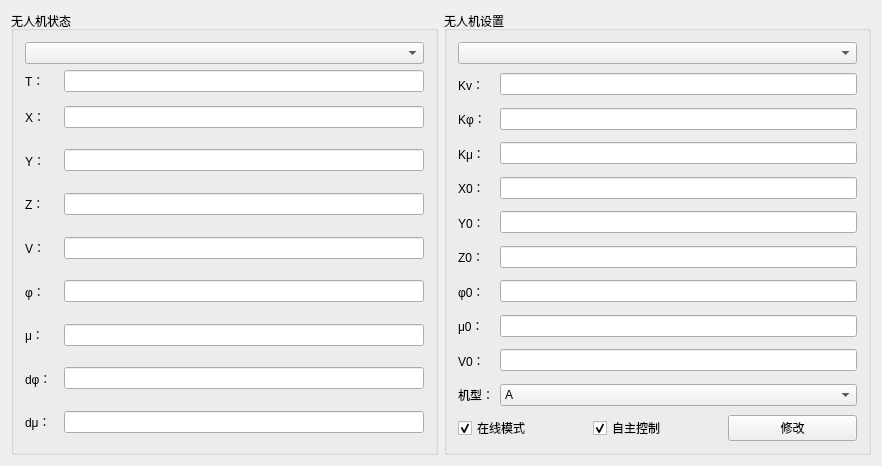
<?xml version="1.0" encoding="UTF-8"?>
<ui version="4.0">
 <class>SimulationWindowClass</class>
 <widget class="QMainWindow" name="SimulationWindowClass">
  <property name="geometry">
   <rect>
    <x>0</x>
    <y>0</y>
    <width>882</width>
    <height>466</height>
   </rect>
  </property>
  <property name="windowTitle">
   <string>无人机仿真</string>
  </property>
  <property name="windowIcon">
   <iconset resource="SimulationWindow.qrc">
    <normaloff>:/SimulationWindow/Resources/airplane.png</normaloff>:/SimulationWindow/Resources/airplane.png</iconset>
  </property>
  <widget class="QWidget" name="centralWidget">
   <layout class="QGridLayout" name="gridLayout" columnstretch="1,1">
    <item row="0" column="0">
     <widget class="QGroupBox" name="stateGroupBox">
      <property name="title">
       <string>无人机状态</string>
      </property>
      <layout class="QGridLayout" name="gridLayout_2">
       <item row="2" column="0">
        <widget class="QLabel" name="label">
         <property name="sizePolicy">
          <sizepolicy hsizetype="Preferred" vsizetype="Expanding">
           <horstretch>0</horstretch>
           <verstretch>0</verstretch>
          </sizepolicy>
         </property>
         <property name="toolTip">
          <string>x坐标(m)</string>
         </property>
         <property name="text">
          <string>X：</string>
         </property>
        </widget>
       </item>
       <item row="5" column="0">
        <widget class="QLabel" name="label_4">
         <property name="sizePolicy">
          <sizepolicy hsizetype="Preferred" vsizetype="Expanding">
           <horstretch>0</horstretch>
           <verstretch>0</verstretch>
          </sizepolicy>
         </property>
         <property name="toolTip">
          <string>速度(m/s)</string>
         </property>
         <property name="text">
          <string>V：</string>
         </property>
        </widget>
       </item>
       <item row="1" column="0">
        <widget class="QLabel" name="label_19">
         <property name="toolTip">
          <string>仿真时间</string>
         </property>
         <property name="text">
          <string>T：</string>
         </property>
        </widget>
       </item>
       <item row="8" column="2">
        <widget class="QLineEdit" name="dphiStateLineEdit">
         <property name="toolTip">
          <string>航向角速度(rad/s)</string>
         </property>
        </widget>
       </item>
       <item row="0" column="0" colspan="3">
        <widget class="QComboBox" name="selectUavStateComboBox"/>
       </item>
       <item row="3" column="0">
        <widget class="QLabel" name="label_2">
         <property name="sizePolicy">
          <sizepolicy hsizetype="Preferred" vsizetype="Expanding">
           <horstretch>0</horstretch>
           <verstretch>0</verstretch>
          </sizepolicy>
         </property>
         <property name="toolTip">
          <string>y坐标(m)</string>
         </property>
         <property name="text">
          <string>Y：</string>
         </property>
        </widget>
       </item>
       <item row="7" column="0">
        <widget class="QLabel" name="label_7">
         <property name="sizePolicy">
          <sizepolicy hsizetype="Preferred" vsizetype="Expanding">
           <horstretch>0</horstretch>
           <verstretch>0</verstretch>
          </sizepolicy>
         </property>
         <property name="toolTip">
          <string>倾斜角(rad)</string>
         </property>
         <property name="text">
          <string>μ：</string>
         </property>
        </widget>
       </item>
       <item row="5" column="2">
        <widget class="QLineEdit" name="vStateLineEdit">
         <property name="toolTip">
          <string>速度(m/s)</string>
         </property>
        </widget>
       </item>
       <item row="4" column="0">
        <widget class="QLabel" name="label_3">
         <property name="sizePolicy">
          <sizepolicy hsizetype="Preferred" vsizetype="Expanding">
           <horstretch>0</horstretch>
           <verstretch>0</verstretch>
          </sizepolicy>
         </property>
         <property name="toolTip">
          <string>高度(m)</string>
         </property>
         <property name="text">
          <string>Z：</string>
         </property>
        </widget>
       </item>
       <item row="8" column="0">
        <widget class="QLabel" name="label_8">
         <property name="sizePolicy">
          <sizepolicy hsizetype="Preferred" vsizetype="Expanding">
           <horstretch>0</horstretch>
           <verstretch>0</verstretch>
          </sizepolicy>
         </property>
         <property name="toolTip">
          <string>航向角速度(rad/s)</string>
         </property>
         <property name="text">
          <string>dφ：</string>
         </property>
        </widget>
       </item>
       <item row="7" column="2">
        <widget class="QLineEdit" name="miuStateLineEdit">
         <property name="toolTip">
          <string>倾斜角(rad)</string>
         </property>
        </widget>
       </item>
       <item row="1" column="2">
        <widget class="QLineEdit" name="timeLineEdit">
         <property name="toolTip">
          <string>仿真时间</string>
         </property>
        </widget>
       </item>
       <item row="6" column="2">
        <widget class="QLineEdit" name="phiStateLineEdit">
         <property name="toolTip">
          <string>航向角(rad)</string>
         </property>
        </widget>
       </item>
       <item row="6" column="0">
        <widget class="QLabel" name="label_6">
         <property name="sizePolicy">
          <sizepolicy hsizetype="Preferred" vsizetype="Expanding">
           <horstretch>0</horstretch>
           <verstretch>0</verstretch>
          </sizepolicy>
         </property>
         <property name="toolTip">
          <string>航向角(rad)</string>
         </property>
         <property name="text">
          <string>φ：</string>
         </property>
        </widget>
       </item>
       <item row="2" column="2">
        <widget class="QLineEdit" name="xStateLineEdit">
         <property name="toolTip">
          <string>x坐标(m)</string>
         </property>
        </widget>
       </item>
       <item row="3" column="2">
        <widget class="QLineEdit" name="yStateLineEdit">
         <property name="toolTip">
          <string>y坐标(m)</string>
         </property>
        </widget>
       </item>
       <item row="4" column="2">
        <widget class="QLineEdit" name="zStateLineEdit">
         <property name="toolTip">
          <string>高度(m)</string>
         </property>
        </widget>
       </item>
       <item row="9" column="0">
        <widget class="QLabel" name="label_20">
         <property name="sizePolicy">
          <sizepolicy hsizetype="Preferred" vsizetype="Expanding">
           <horstretch>0</horstretch>
           <verstretch>0</verstretch>
          </sizepolicy>
         </property>
         <property name="toolTip">
          <string>倾斜角速度(rad/s)</string>
         </property>
         <property name="text">
          <string>dμ：</string>
         </property>
        </widget>
       </item>
       <item row="9" column="2">
        <widget class="QLineEdit" name="dmiuStateLineEdit">
         <property name="toolTip">
          <string>倾斜角速度(rad/s)</string>
         </property>
        </widget>
       </item>
      </layout>
     </widget>
    </item>
    <item row="0" column="1">
     <widget class="QGroupBox" name="settingGroupBox">
      <property name="title">
       <string>无人机设置</string>
      </property>
      <layout class="QGridLayout" name="gridLayout_3" rowstretch="1,0,0,0,0,0,0,0,0,0,0,0">
       <item row="4" column="0">
        <widget class="QLabel" name="label_15">
         <property name="sizePolicy">
          <sizepolicy hsizetype="Preferred" vsizetype="Expanding">
           <horstretch>0</horstretch>
           <verstretch>0</verstretch>
          </sizepolicy>
         </property>
         <property name="toolTip">
          <string>初始x坐标(m)</string>
         </property>
         <property name="text">
          <string>X0：</string>
         </property>
        </widget>
       </item>
       <item row="3" column="1">
        <widget class="QLineEdit" name="kmiuLineEdit">
         <property name="toolTip">
          <string>倾斜角控制系数</string>
         </property>
        </widget>
       </item>
       <item row="6" column="0">
        <widget class="QLabel" name="label_17">
         <property name="sizePolicy">
          <sizepolicy hsizetype="Preferred" vsizetype="Expanding">
           <horstretch>0</horstretch>
           <verstretch>0</verstretch>
          </sizepolicy>
         </property>
         <property name="toolTip">
          <string>初始高度(m)</string>
         </property>
         <property name="text">
          <string>Z0：</string>
         </property>
        </widget>
       </item>
       <item row="7" column="1">
        <widget class="QLineEdit" name="phi0LineEdit">
         <property name="toolTip">
          <string>初始航向角(rad)</string>
         </property>
        </widget>
       </item>
       <item row="2" column="1">
        <widget class="QLineEdit" name="kphiLineEdit">
         <property name="toolTip">
          <string>航向角控制系数</string>
         </property>
        </widget>
       </item>
       <item row="3" column="0">
        <widget class="QLabel" name="label_14">
         <property name="sizePolicy">
          <sizepolicy hsizetype="Preferred" vsizetype="Expanding">
           <horstretch>0</horstretch>
           <verstretch>0</verstretch>
          </sizepolicy>
         </property>
         <property name="toolTip">
          <string>倾斜角控制系数</string>
         </property>
         <property name="text">
          <string>Kμ：</string>
         </property>
        </widget>
       </item>
       <item row="4" column="1">
        <widget class="QLineEdit" name="x0LineEdit">
         <property name="toolTip">
          <string>初始x坐标(m)</string>
         </property>
        </widget>
       </item>
       <item row="10" column="0">
        <widget class="QLabel" name="label_9">
         <property name="sizePolicy">
          <sizepolicy hsizetype="Preferred" vsizetype="Expanding">
           <horstretch>0</horstretch>
           <verstretch>0</verstretch>
          </sizepolicy>
         </property>
         <property name="toolTip">
          <string>初始速度(m/s)</string>
         </property>
         <property name="text">
          <string>机型：</string>
         </property>
        </widget>
       </item>
       <item row="8" column="0">
        <widget class="QLabel" name="label_18">
         <property name="sizePolicy">
          <sizepolicy hsizetype="Preferred" vsizetype="Expanding">
           <horstretch>0</horstretch>
           <verstretch>0</verstretch>
          </sizepolicy>
         </property>
         <property name="toolTip">
          <string>初始倾斜角(rad)</string>
         </property>
         <property name="text">
          <string>μ0：</string>
         </property>
        </widget>
       </item>
       <item row="9" column="1">
        <widget class="QLineEdit" name="v0LineEdit">
         <property name="toolTip">
          <string>初始速度(m/s)</string>
         </property>
        </widget>
       </item>
       <item row="7" column="0">
        <widget class="QLabel" name="label_21">
         <property name="sizePolicy">
          <sizepolicy hsizetype="Preferred" vsizetype="Expanding">
           <horstretch>0</horstretch>
           <verstretch>0</verstretch>
          </sizepolicy>
         </property>
         <property name="toolTip">
          <string>初始航向角(rad)</string>
         </property>
         <property name="text">
          <string>φ0：</string>
         </property>
        </widget>
       </item>
       <item row="1" column="0">
        <widget class="QLabel" name="label_12">
         <property name="sizePolicy">
          <sizepolicy hsizetype="Preferred" vsizetype="Expanding">
           <horstretch>0</horstretch>
           <verstretch>0</verstretch>
          </sizepolicy>
         </property>
         <property name="toolTip">
          <string>速度控制系数</string>
         </property>
         <property name="text">
          <string>Kv：</string>
         </property>
        </widget>
       </item>
       <item row="0" column="0" colspan="2">
        <widget class="QComboBox" name="selectUavSettingComboBox"/>
       </item>
       <item row="2" column="0">
        <widget class="QLabel" name="label_13">
         <property name="sizePolicy">
          <sizepolicy hsizetype="Preferred" vsizetype="Expanding">
           <horstretch>0</horstretch>
           <verstretch>0</verstretch>
          </sizepolicy>
         </property>
         <property name="toolTip">
          <string>航向角控制系数</string>
         </property>
         <property name="text">
          <string>Kφ：</string>
         </property>
        </widget>
       </item>
       <item row="10" column="1">
        <widget class="QComboBox" name="uavTypeComboBox">
         <item>
          <property name="text">
           <string>A</string>
          </property>
         </item>
         <item>
          <property name="text">
           <string>B</string>
          </property>
         </item>
        </widget>
       </item>
       <item row="1" column="1">
        <widget class="QLineEdit" name="kvLineEdit">
         <property name="toolTip">
          <string>速度控制系数</string>
         </property>
        </widget>
       </item>
       <item row="6" column="1">
        <widget class="QLineEdit" name="z0LineEdit">
         <property name="toolTip">
          <string>初始高度(m)</string>
         </property>
        </widget>
       </item>
       <item row="5" column="0">
        <widget class="QLabel" name="label_16">
         <property name="sizePolicy">
          <sizepolicy hsizetype="Preferred" vsizetype="Expanding">
           <horstretch>0</horstretch>
           <verstretch>0</verstretch>
          </sizepolicy>
         </property>
         <property name="toolTip">
          <string>初始y坐标(m)</string>
         </property>
         <property name="text">
          <string>Y0：</string>
         </property>
        </widget>
       </item>
       <item row="8" column="1">
        <widget class="QLineEdit" name="miu0LineEdit">
         <property name="toolTip">
          <string>初始倾斜角(rad)</string>
         </property>
        </widget>
       </item>
       <item row="9" column="0">
        <widget class="QLabel" name="label_5">
         <property name="sizePolicy">
          <sizepolicy hsizetype="Preferred" vsizetype="Expanding">
           <horstretch>0</horstretch>
           <verstretch>0</verstretch>
          </sizepolicy>
         </property>
         <property name="toolTip">
          <string>初始速度(m/s)</string>
         </property>
         <property name="text">
          <string>V0：</string>
         </property>
        </widget>
       </item>
       <item row="5" column="1">
        <widget class="QLineEdit" name="y0LineEdit">
         <property name="toolTip">
          <string>初始y坐标(m)</string>
         </property>
        </widget>
       </item>
       <item row="11" column="0" colspan="2">
        <layout class="QHBoxLayout" name="horizontalLayout">
         <item>
          <widget class="QCheckBox" name="onlineCheckBox">
           <property name="text">
            <string>在线模式</string>
           </property>
           <property name="checked">
            <bool>true</bool>
           </property>
          </widget>
         </item>
         <item>
          <widget class="QCheckBox" name="autoCheckBox">
           <property name="text">
            <string>自主控制</string>
           </property>
           <property name="checked">
            <bool>true</bool>
           </property>
          </widget>
         </item>
         <item>
          <widget class="QPushButton" name="modifyUavPushButton">
           <property name="text">
            <string>修改</string>
           </property>
          </widget>
         </item>
        </layout>
       </item>
      </layout>
     </widget>
    </item>
   </layout>
  </widget>
 </widget>
 <layoutdefault spacing="6" margin="11"/>
 <resources>
  <include location="SimulationWindow.qrc"/>
 </resources>
 <connections/>
</ui>
